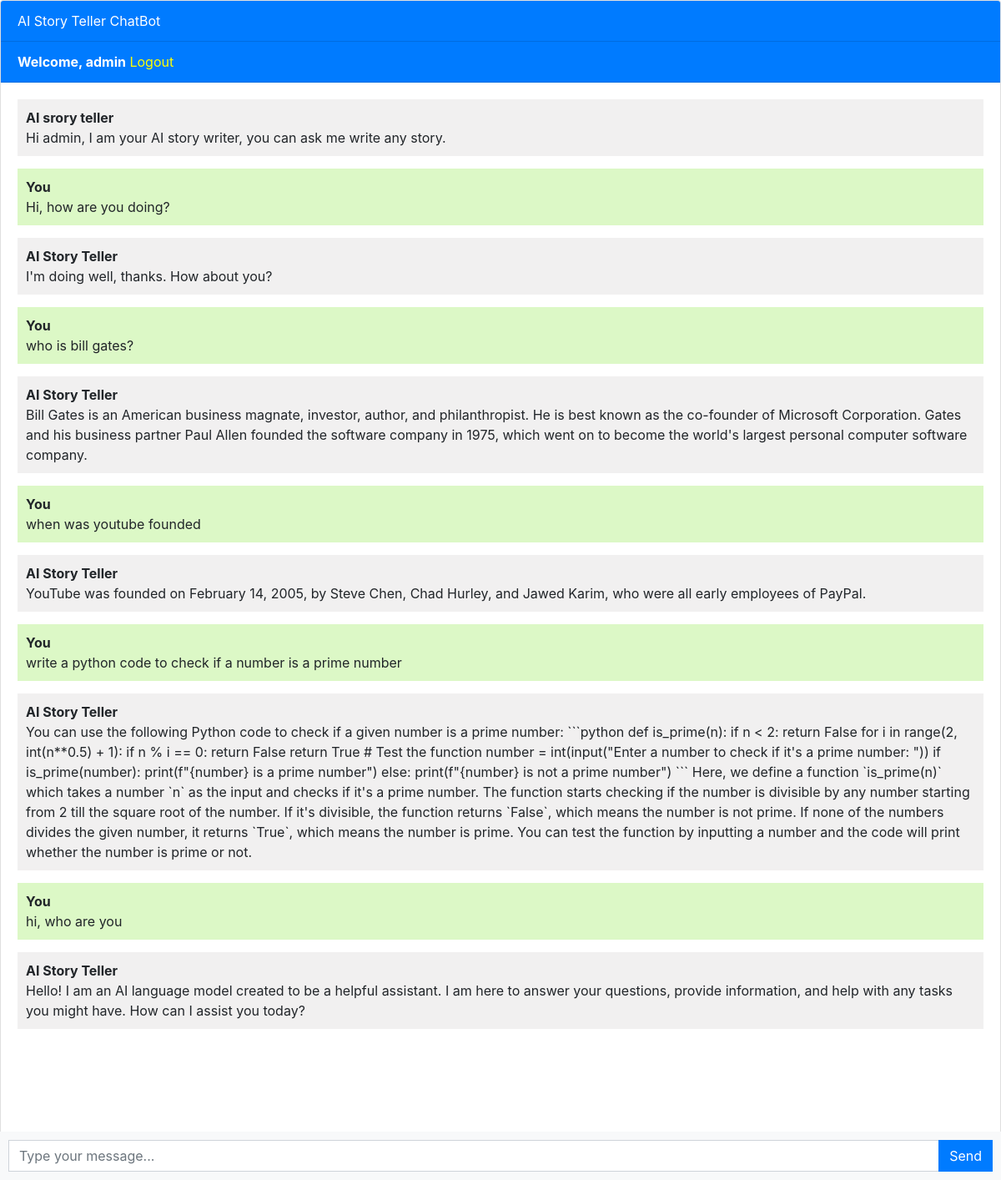
/chatbot (signed in), run on the app's committed database.
### chatbot/models.py (models this page shows, shortened)
class Chat(models.Model):
    user = models.ForeignKey(User, on_delete=models.CASCADE, null=True, blank=True)
    message = models.TextField()
    response = models.TextField()
    created_at = models.DateTimeField(auto_now_add=True)

### chatbot/views.py (the view)
# urls.py: path('chatbot', views.chatbot, name='chatbot'),
@login_required
def chatbot(request):
    chats = Chat.objects.filter(user=request.user)
    if request.method == 'POST':
        message = request.POST.get('message')
        response = ask_openai(message)
        chat = Chat(user=request.user, message=message, response=response, created_at=timezone.now())
        chat.save()
        return JsonResponse({'message': message, 'response': response})
    return render(request, 'chatbot.html', {'chats': chats})

### templates/chatbot.html (shortened to what this page needs)
{% extends 'base.html' %}
{% block content %}
<div class="chat-container">
  <div class="card flex-grow-1">
    <div class="card-header bg-primary text-white">AI Story Teller ChatBot</div>
    {% if user.is_authenticated %}
    <div class="card-header bg-primary text-white"><b>Welcome, {{user.username}}</b>   <a style="color: yellow;" href="logout">Logout</a></div>
    {% else %}
    <div class="card-header bg-primary text-white"><a style="color: yellow" href="login">Login</a>   <a style="color: yellow;" href="register">Register</a></div>
    {% endif %}
    <div class="card-body messages-box">
      <ul class="list-unstyled messages-list">
        <li class="message received">
          <div class="message-text">
            <div class="message-sender">
              <b>AI srory teller</b>
            </div>
            <div class="message-content">
              Hi {{user.username}}, I am your AI story writer, you can ask me write any story.
            </div>
          </div>
        </li>
        {% for chat in chats %}
          {% if chat.user == request.user %}
            <li class="message sent">
          <div class="message-text">
            <div class="message-sender">
              <b>You</b>
            </div>
            <div class="message-content">
              {{chat.message}}
            </div>
          </div>
        </li>
        <li class="message received">
          <div class="message-text">
            <div class="message-sender">
              <b>AI Story Teller</b>
            </div>
            <div class="message-content">
              {{chat.response}}
            </div>
          </div>
        </li>
          {% endif %}
        {% endfor %}
      </ul>
    </div>
    <br><br>
    <br><br>
    <br><br>
  </div>
  <form class="message-form">
    <div class="input-group">
      <input type="text" class="form-control message-input" placeholder="Type your message...">
      <div class="input-group-append">
        <button type="submit" class="btn btn-primary btn-send">Send</button>
      </div>
    </div>
  </form>
</div>
{% endblock %}

### templates/base.html (shortened to what this page needs)
<!DOCTYPE html>
<html lang="en">
  <head>
    <link rel="stylesheet" href="https://stackpath.bootstrapcdn.com/bootstrap/4.3.1/css/bootstrap.min.css">
  </head>
  <body>
    {% block content %}{% endblock %}
  </body>
</html>

### templates/chatbot.html (style rules this page uses)
body, html { height: 100%; }
.messages-box { flex: 1; overflow-y: auto; }
.messages-list { padding-left: 0; }
.message { margin-bottom: 15px; list-style: none; }
.message-text { padding: 10px; border-radius: 5px; }
.sent { background-color: #dcf8c6; align-self: flex-end; }
.received { background-color: #f1f0f0; align-self: flex-start; }
.message-form { display: flex; position: fixed; bottom: 0; left: 0; right: 0; padding: 10px; background-color: #f8f9fa; }
.message-input { flex: 1; border-radius: 0; border-right: none; }
.btn-send { border-radius: 0; }
.chat-container { height: 100%; display: flex; flex-direction: column; }

### data on the page
Chat: message "Hi, how are you doing?", response "I'm doing well, thanks. How about you?"
Chat: message "who is bill gates?", response "Bill Gates is an American business magnate, investor, author, and philanthropist. He is best known as the co-founder of Microsoft Corporation. Gates and his business partner Paul Allen founded the software company in 1975, which went on to become the world's largest personal computer software company."
Chat: message "when was youtube founded", response "YouTube was founded on February 14, 2005, by Steve Chen, Chad Hurley, and Jawed Karim, who were all early employees of PayPal."
Chat: message "write a python code to check if a number is a prime number", response "You can use the following Python code to check if a given number is a prime number: ```python def is_prime(n): if n < 2: return False for i in range(2, int(n**0.5) + 1): if n % i == 0: return False return True # Test the function number = int(input(\"Enter a number to check if it's a prime number: \")) if is_prime(number): print(f\"{number} is a prime number\") else: print(f\"{number} is not a prime number\") ``` Here, we define a function `is_prime(n)` which takes a number `n` as the input and checks if it's a prime number. The function starts checking if the number is divisible by any number starting from 2 till the square root of the number. If it's divisible, the function returns `False`,…"
Chat: message "hi, who are you", response "Hello! I am an AI language model created to be a helpful assistant. I am here to answer your questions, provide information, and help with any tasks you might have. How can I assist you today?"

### other printed values
{{ user.username }} "admin"
